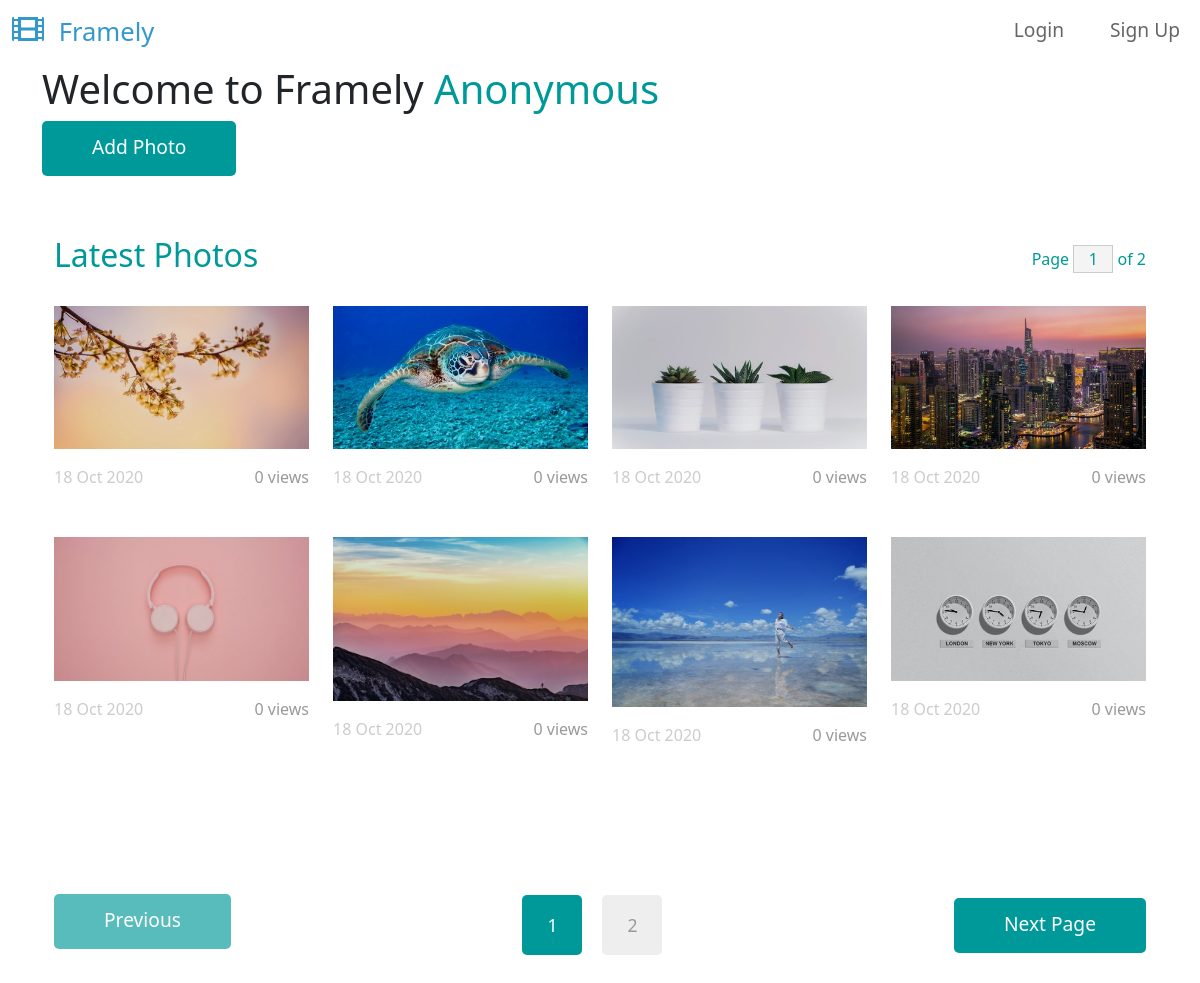
The app's page /, older data.
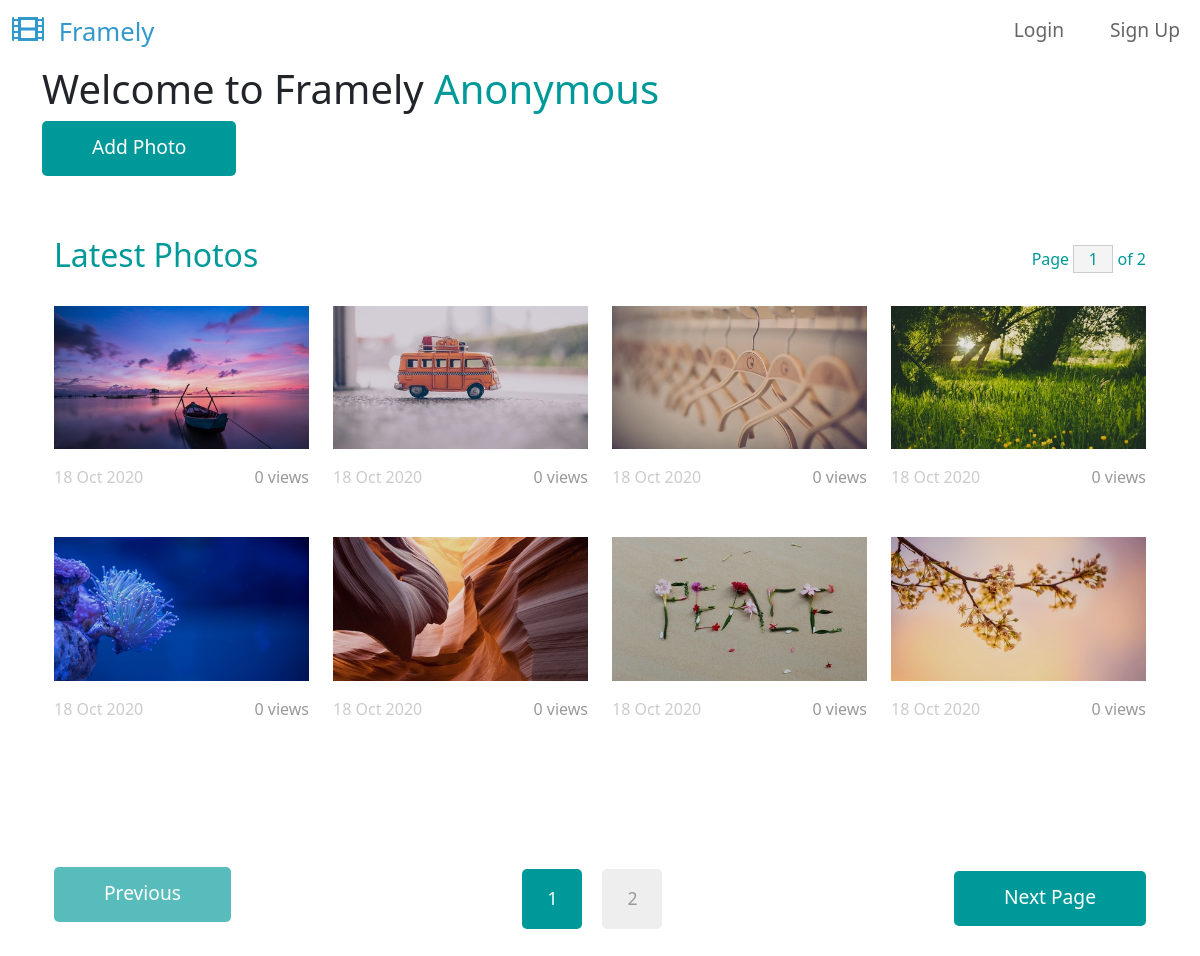
The same page, newer data.
### base/models.py (models this page shows, shortened)
class Photo(models.Model):
    user = models.ForeignKey(
        settings.AUTH_USER_MODEL, on_delete=models.CASCADE, null=True, blank=True
    )
    short_title = models.CharField(max_length=15)
    slug = models.SlugField(blank=True)
    image = models.ImageField(max_length=200)
    created = models.DateField(auto_now_add=True)
    views = models.ManyToManyField(
        settings.AUTH_USER_MODEL,
        related_name="photos_viewed",
    )
    class Meta:
        ordering = ["-created", "-id"]

### base/views.py (the view)
# urls.py: path("", views.HomeView.as_view(), name="home"),
class HomeView(View):
    template_name = "home.html"
    photo_list = Photo.objects.all()
    def get(self, request):
        paginator = Paginator(self.photo_list, 8)
        num_pages = paginator.num_pages
        page_range = paginator.page_range
        page = request.GET.get("page") or 1
        if int(page) not in page_range:
            page = num_pages
        current_page = paginator.get_page(page)
        context = {
            "current_page": current_page,
            "page_num": int(page),
            "num_pages": num_pages,
            "page_range": page_range,
        }
        return render(request, self.template_name, context=context)

### templates/home.html (shortened to what this page needs)
{% extends 'base.html' %}
{% block content %}
    <h1>Welcome to Framely
        <span class="tm-text-primary">
        {% if request.user.is_authenticated %}
            {{user.username}}
        {% else %}
            Anonymous
        {% endif %}
        </span>
    </h1>
    <a href="{% url 'create-photo' %}" class="btn btn-primary tm-btn">Add Photo</a>
    <div class="container-fluid tm-container-content tm-mt-60">
        <div class="row mb-4">
            <h2 class="col-6 tm-text-primary">
                Latest Photos
            </h2>
            <div class="col-6 d-flex justify-content-end align-items-center">
                <form action="" class="tm-text-primary">
                    Page <input name="page" type="text" value="{{page_num}}" size="1" class="tm-input-paging tm-text-primary"> of {{num_pages}}
                </form>
            </div>
        </div>
        <div class="row tm-mb-90 tm-gallery">
            {% for photo in current_page %}
            <div class="col-xl-3 col-lg-4 col-md-6 col-sm-6 col-12 mb-5">
                <figure class="effect-ming tm-video-item">
                    <img src="{{photo.image.url}}" alt="Image" class="img-fluid">
                    <figcaption class="d-flex align-items-center justify-content-center">
                    </figcaption>
                </figure>
                <div class="d-flex justify-content-between tm-text-gray">
                    <span class="tm-text-gray-light">18 Oct 2020</span>
                    <span>{{photo.views.count}} views</span>
                </div>
            </div>
            {% endfor %}
        </div>
        <div class="row tm-mb-90">
            <div class="col-12 d-flex justify-content-between align-items-center tm-paging-col">
                {% if current_page.has_previous %}
                    <a href="{% url 'home' %}?page={{current_page.previous_page_number}}" class="btn btn-primary tm-btn-prev mb-2">Previous</a>
                {% else %}
                    <a href="javascript:void(0);" class="btn btn-primary tm-btn-prev mb-2 disabled">Previous</a>
                {% endif %}
                <div class="tm-paging d-flex">
                    {% for i in page_range %}
                        <a href="{% url 'home' %}?page={{i}}" class="{% if i == page_num %}active{% endif %} tm-paging-link">{{i}}</a>
                    {% endfor %}
                </div>
                {% if current_page.has_next %}
                    <a href="{% url 'home' %}?page={{current_page.next_page_number}}" class="btn btn-primary tm-btn-next">Next Page</a>
                {% else %}
                    <a href="javascript:void(0);" class="btn btn-primary tm-btn-next disabled">Next Page</a>
                {% endif %}
            </div>
        </div>
    </div>
{% endblock %}

Row changes from the older to the newer data that the page shows:
no longer on this page (row unchanged): Photo: image (picture), views.count "0"
no longer on this page (row unchanged): Photo: image (picture), views.count "0"
no longer on this page (row unchanged): Photo: image (picture), views.count "0"
no longer on this page (row unchanged): Photo: image (picture), views.count "0"
no longer on this page (row unchanged): Photo: image (picture), views.count "0"
no longer on this page (row unchanged): Photo: image (picture), views.count "0"
no longer on this page (row unchanged): Photo: image (picture), views.count "0"
added Photo: image (picture), views.count "0"
added Photo: image (picture), views.count "0"
added Photo: image (picture), views.count "0"
added Photo: image (picture), views.count "0"
added Photo: image (picture), views.count "0"
added Photo: image (picture), views.count "0"
added Photo: image (picture), views.count "0"
